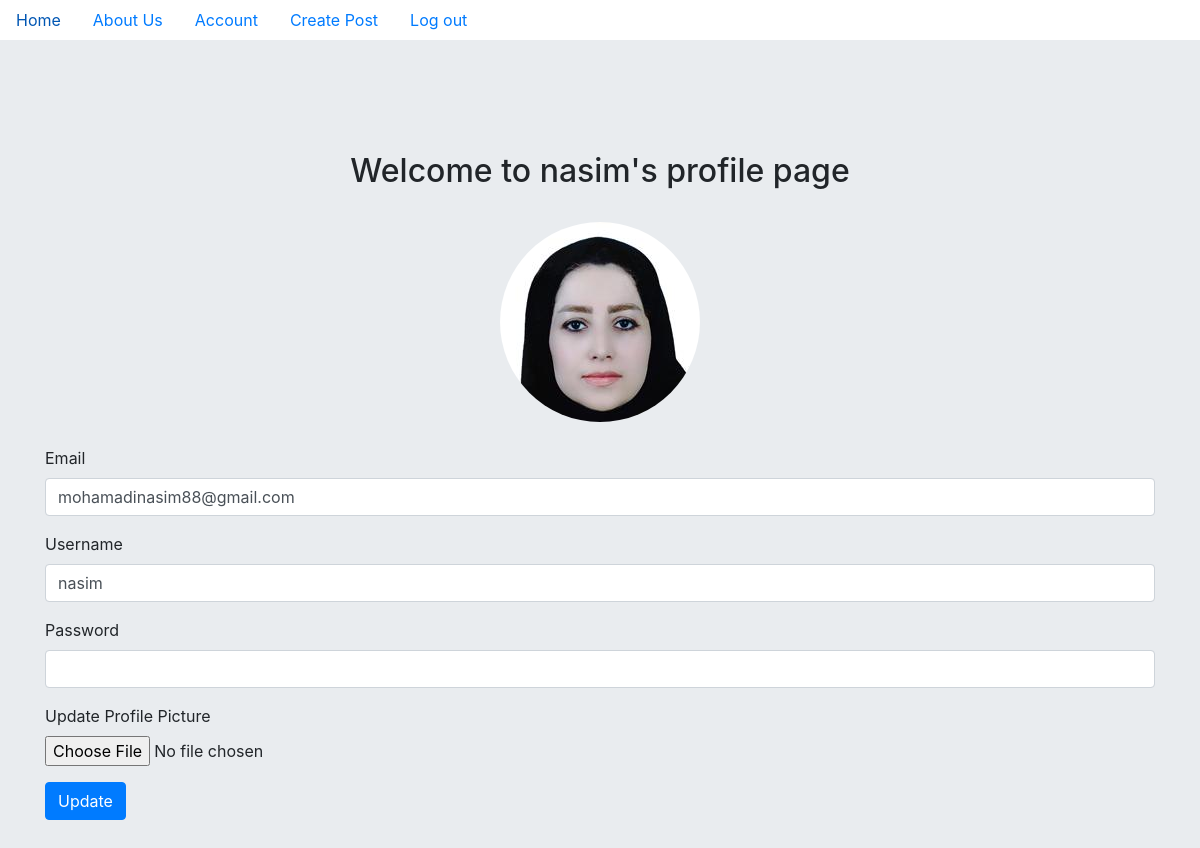
/account (signed in), run on the app's committed database.
### puppycompanyblog/models.py (models this page shows, shortened)
class User(db.Model,UserMixin):
    __tablename__ = 'users'
    id = db.Column(db.Integer, primary_key=True)
    email = db.Column(db.String(64) , unique = True , index = True)
    username = db.Column(db.String(64) , unique = True, index = True)
    password = db.Column(db.String(128))
    profile_image = db.Column(db.String(255) , nullable = False , default = 'default.jpg')
    posts = db.relationship('BlogPosts', backref = 'author', lazy = True)

### puppycompanyblog/users/views.py (the view)
@users.route('/account',  methods=['GET', 'POST'])
@login_required
def account():
    form = UpdateUserForm()
    if form.validate_on_submit():
        if form.picture.data :
            username = current_user.username
            pic = add_profile_pic(form.picture.data,username)
            print(pic)
            current_user.profile_image = pic
        current_user.username = form.username.data
        current_user.email = form.email.data
        current_user.password = form.password.data
        db.session.commit()
        flash('User Account Updated')
        return redirect(url_for('users.account'))
    elif request.method == 'GET':
        form.username.data = current_user.username
        form.email.data = current_user.email
    profile_pic = url_for('static', filename='profile_pics/' + current_user.profile_image)
    return render_template('account.html', form = form , profile_pic = profile_pic)

### puppycompanyblog/users/forms.py (shortened to what this page needs)
class UpdateUserForm(FlaskForm):
    email = StringField('Email',validators=[DataRequired(), Email()])
    username = StringField('Username', validators=[DataRequired()])
    password = PasswordField('Password', validators=[Optional()])
    picture = FileField('Update Profile Picture' , validators= [ FileAllowed(['jpg','png','jpeg'],message="only accept file with '.jpg','.png' and 'jpeg' extensions")])
    submit = SubmitField('Update')

### puppycompanyblog/models.py (called while the page is built)
@login_manager.user_loader
def load_user(user_id):
    return User.query.get(user_id)

### puppycompanyblog/templates/account.html
{% extends 'base.html' %} {% block content %}
<div class="h-100 d-flex align-items-center justify-content-center">
  <div class="container mt-5 center">
    <div class="text-center">
      <h2>Welcome to {{current_user.username}}'s profile page</h2>
      <br />
    </div>
    <img
      src="{{url_for('static', filename='profile_pics/' + current_user.profile_image)}}"
      class="rounded-circle mx-auto d-block"
      alt=" {{current_user.username}}'s Profile Picture"
      width="200"
    />
    <br />
  </div>
</div>
<form method="POST" action="" enctype="multipart/form-data">
  <div class="form-group">
    {{form.hidden_tag()}} {{form.email.label}}{{form.email(class="form-control"
    , id="exampleInputEmail1" )}}
  </div>
  <div class="form-group">
    {{form.username.label}}{{form.username(class="form-control" )}}
  </div>
  <div class="form-group">
    {{form.password.label}}{{form.password(class="form-control" ,
    id="exampleInputPassword1" )}}
  </div>
  <div class="form-group">
    {{form.picture.label}}{{form.picture(class="form-control-file" ,
    id="exampleFormControlFile1" )}}
  </div>
  {{form.submit(class="btn btn-primary")}}
</form>
{% endblock %}

### data on the page
User: username "nasim", profile_image+username (picture), email "mohamadinasim88@gmail.com"
